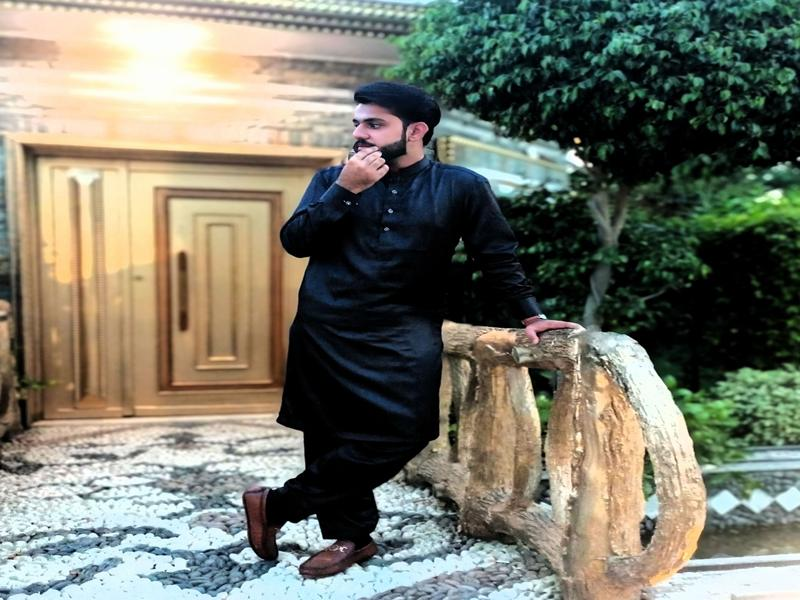
#> input picture resized_1688060488445.jpg, 800 x 600 px
$ python image_resizer.py
#> lines starting #> are read from the running program, lines starting #| are printed output that depends on the picture
#> the answer given: resized_1688060488445.jpg
#> the answer given: 100
#> the answer given: 100
from PIL import Image
import os

def resize_image(input_path, output_path, width, height):
#> called with input_path = 'resized_1688060488445.jpg', output_path = 'resized_resized_1688060488445.jpg', width = 100, height = 100
    image = Image.open(input_path)
#> image is the input picture: PIL image 800x600 RGB; mean R, G, B 119.5, 120.2, 106.5
    resized = image.resize((width, height))
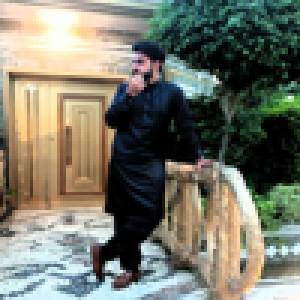
#> resized: PIL image 100x100 RGB (shown 3 times larger); mean R, G, B 119.5, 120.2, 106.6
    resized.save(output_path)
    print(f"✅ Image resized and saved to {output_path}")

print("╔══════════════════════════════════╗")
print("║      🖼️  IMAGE RESIZER 🖼️        ║")
print("╚══════════════════════════════════╝")

input_path = input("\nEnter image path: ")
width = int(input("Enter new width: "))
height = int(input("Enter new height: "))

filename = os.path.basename(input_path)
output_path = f"resized_{filename}"

resize_image(input_path, output_path, width, height)
